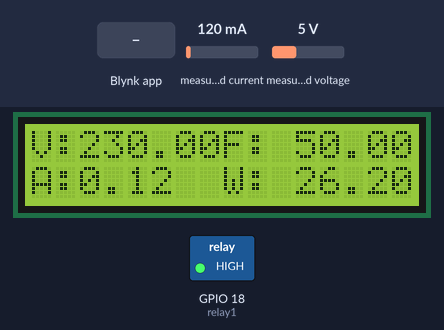
Bench run of a sketch on a simulated ESP32. Parts: 16×2 character LCD, switched loads named in the sketch (green lamp = pin HIGH). The test bench sets the inputs (shaded band); at power-on: measured current 120 mA, measured voltage 5 V. WiFi joins after 1.5 s; servers stay silent unless stated; what the sketch prints to the serial monitor is not drawn.

Above: at 3.0 s.
3.1 s: Blynk app writes 1 to V6
At 4.6 s:
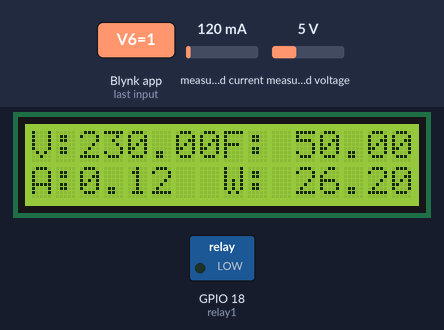
5.4 s: measured current set to 40 mA
At 7.6 s:
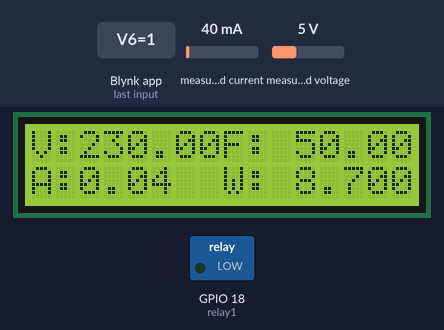
8.0 s: measured voltage set to 0.3 V
At 9.2 s:
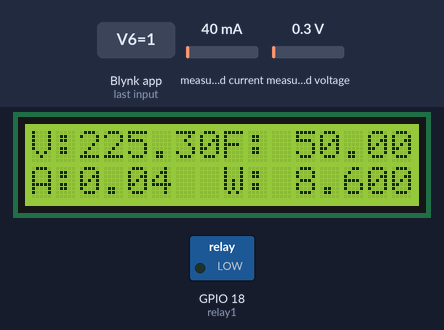
10.3 s: measured current set to 500 mA
At 12.1 s:
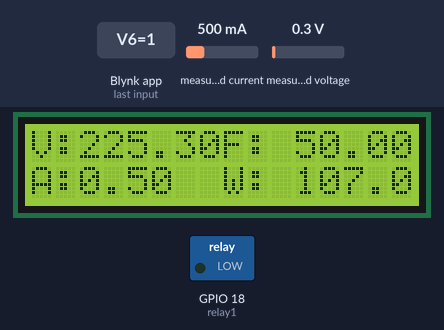
12.6 s: measured voltage set to 3.8 V
At 13.8 s:
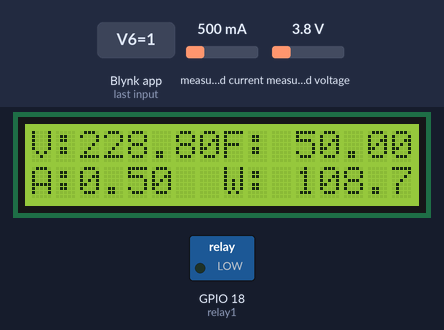
14.9 s: Blynk app writes 0 to V6
At 16.5 s:
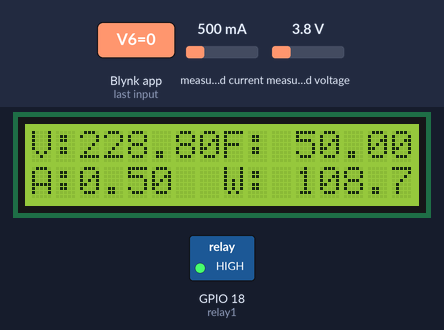
Timing chart, 0 to 17.9 s (numbered marks = the images above; inputs shaded):
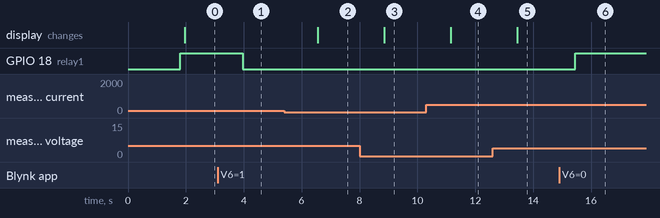

The sketch:

ESP32_PZEM004t_Blynk_App.ino
```cpp
#include <PZEM004Tv30.h>
#include <LiquidCrystal_I2C.h>
#include <Wire.h>
#include <WiFiClient.h>
#include <BlynkSimpleEsp32.h>

LiquidCrystal_I2C lcd(0x27, 16, 2);
PZEM004Tv30 pzem(Serial2, 16, 17);

#define relay1 18

BlynkTimer timer;

char auth[] = "-Wm1OT7IFsfdFB6Hp4nlots5WsGCfC";
char ssid[] = "Prateek";
char pass[] = "12345@#12345";


BLYNK_WRITE(V6) {
  bool value1 = param.asInt();

  if (value1 == 1) {
    digitalWrite(relay1, LOW);
  } else {
    digitalWrite(relay1, HIGH);
  }
}


void setup() {
  Serial.begin(115200);
  Blynk.begin(auth, ssid, pass, "blynk.cloud", 80);
  pinMode(relay1, OUTPUT);
  digitalWrite(relay1, HIGH);
  lcd.init();
  lcd.backlight();
}

void loop() {
  current();
  Blynk.run();
  delay(200);
}

void current() {
  float voltage = pzem.voltage();
  if (voltage != NAN) {
    Serial.print("Voltage: ");
    Serial.print(voltage);
    Serial.println("V");
    lcd.setCursor(0, 0);
    lcd.print("V:");
    lcd.print(voltage);
    Blynk.virtualWrite(V0, voltage);
  } else {
    Serial.println("Error reading voltage");
  }
  float current = pzem.current();
  if (current != NAN) {
    Serial.print("Current: ");
    Serial.print(current);
    Serial.println("A");
    lcd.setCursor(0, 1);
    lcd.print("A:");
    lcd.print(current);
    Blynk.virtualWrite(V1, current);

  } else {
    Serial.println("Error reading current");
  }
  float power = pzem.power();
  if (current != NAN) {
    Serial.print("Power: ");
    Serial.print(power);
    Serial.println("W");
    lcd.setCursor(8, 1);
    lcd.print("W: ");
    lcd.print(power);
    Blynk.virtualWrite(V2, power);
  } else {
    Serial.println("Error reading power");
  }
  float energy = pzem.energy();
  if (current != NAN) {
    Serial.print("Energy: ");
    Serial.print(energy, 3);
    Serial.println("kWh");
    Blynk.virtualWrite(V4, energy, 3);
  } else {
    Serial.println("Error reading energy");
  }
  float frequency = pzem.frequency();
  if (current != NAN) {
    Serial.print("Frequency: ");
    Serial.print(frequency, 1);
    Serial.println("Hz");
    lcd.setCursor(8, 0);
    lcd.print("F: ");
    lcd.print(frequency);
    Blynk.virtualWrite(V3, frequency);
  } else {
    Serial.println("Error reading frequency");
  }
  float pf = pzem.pf();
  if (current != NAN) {
    Serial.print("PF: ");
    Serial.println(pf);
    Blynk.virtualWrite(V5, pf);
  } else {
    Serial.println("Error reading power factor");
  }
  Serial.println();
  delay(2000);
}
```

Measured:
- after the input at 3.1 s, GPIO 18 (relay1): HIGH → LOW after 0.86 s
- after the input at 5.4 s, the display: changes after 1.2 s (image 2)
- after the input at 8.0 s, the display: changes after 0.86 s (image 3)
- after the input at 10.3 s, the display: changes after 0.85 s (image 4)
- after the input at 12.6 s, the display: changes after 0.85 s (image 5)
- after the input at 14.9 s, GPIO 18 (relay1): LOW → HIGH after 0.55 s
